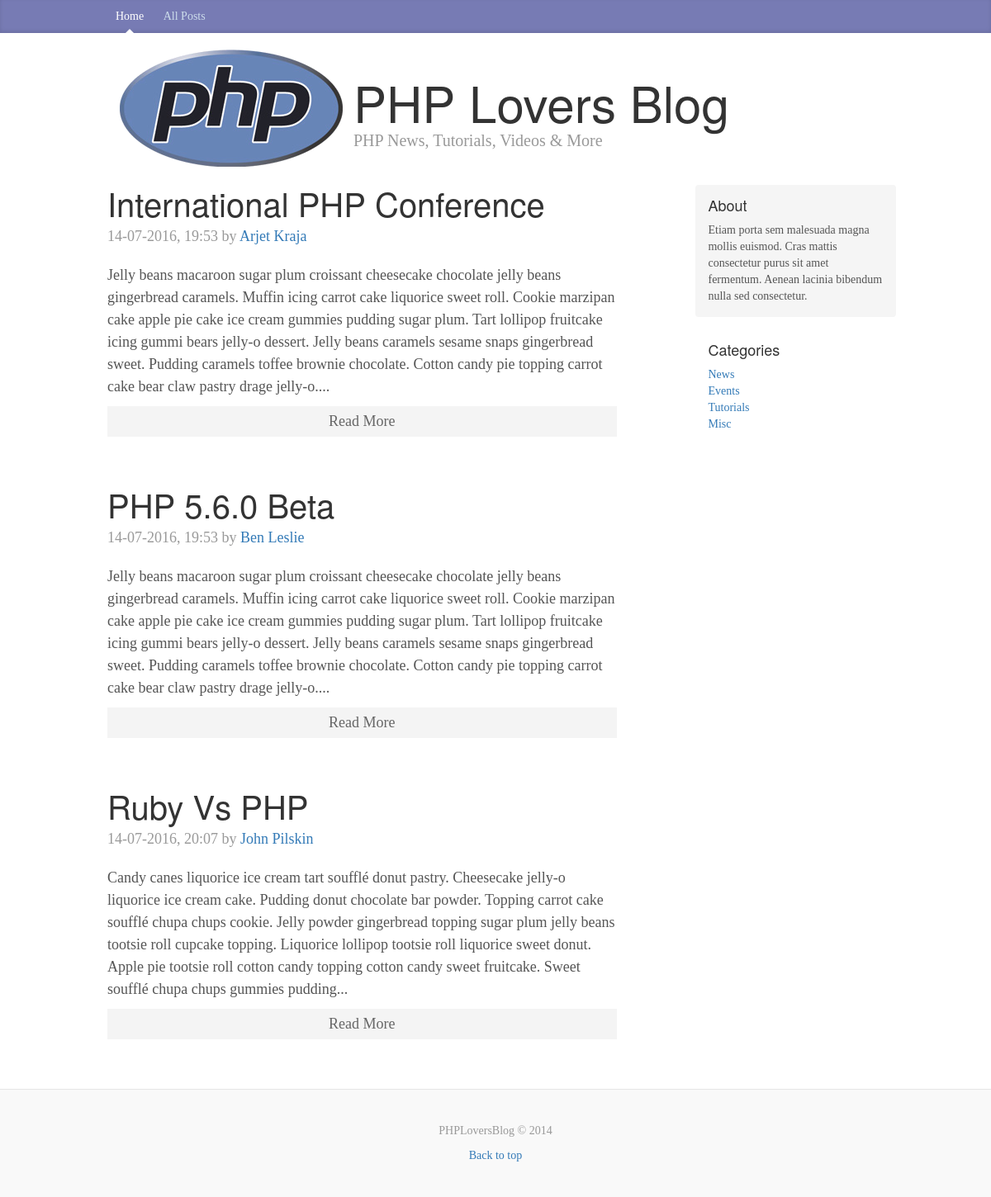
/posts.php, run on the app's committed database.
### tables this page shows
CREATE TABLE `posts` (
  `id` int(11) NOT NULL,
  `category` int(11) NOT NULL,
  `title` varchar(255) NOT NULL,
  `body` text NOT NULL,
  `author` varchar(255) NOT NULL,
  `tags` varchar(255) NOT NULL,
  `date` timestamp NOT NULL DEFAULT CURRENT_TIMESTAMP
);

CREATE TABLE `categories` (
  `id` int(11) NOT NULL,
  `name` varchar(255) NOT NULL
);

### libraries/Database.php (called while the page is built, shortened)
<?php
class Database{
	public $host = DB_HOST;
	public $username = DB_USER;
	public $password = DB_PASS;
	public $db_name = DB_NAME;
	public $link;
	private function connect(){
		$this->link = new mysqli($this->host, $this->username, $this->password, $this->db_name);
	}
	public function select($query){
		$result = $this->link->query($query) or die($this->link->error.__LINE__);
		if ($result->num_rows > 0) {
			return $result;
		} else{
			return false;
		}
	}
}

### helpers/format_helper.php (called while the page is built)
<?php
	function formatDate($date){
		return date('j-m-Y, H:i ',strtotime($date));
	}
	function shortenText($text, $chars = 450){
		$text = $text." ";
		$text = substr($text, 0, $chars);
		$text = substr($text, 0, strrpos($text,' '));
		$text = $text."...";
		return $text;
	}

### config/config.php (called while the page is built, shortened)
<?php
$site_description = 'Etiam porta sem malesuada magna mollis euismod. Cras mattis consectetur purus sit amet fermentum. Aenean lacinia bibendum nulla sed consectetur.';

### posts.php (the view)
<?php include 'includes/header.php' ; ?>
<?php
  $db = new Database();
  if(isset($_GET['category'])){
    $category = $_GET['category'];
    $query = "SELECT * FROM posts WHERE category = ".$category;
    $posts = $db->select($query);
  } else {
    $query = "SELECT * FROM posts";
    $posts = $db->select($query);
  }
  $query = "SELECT * FROM categories";
  $categories = $db->select($query);
?>
<?php if ($posts) :?>
  <?php while($row = $posts->fetch_assoc()) : ?>
    <div class="blog-post">
      <h2 class="blog-post-title"><?php echo $row['title']; ?></h2>
      <p class="blog-post-meta"><?php echo formatDate($row['date']); ?> by <a href="#"><?php echo $row['author']; ?></a></p>
        <?php echo shortenText($row['body']); ?>
      <a class="readmore" href="post.php?id=<?php echo urlencode($row['id']); ?>">Read More</a>
    </div>
  <?php endwhile; ?>
<?php else : ?>
  <p>There are no posts</p>
<?php endif; ?>
<?php include 'includes/footer.php' ; ?>

### includes/footer.php (shortened to what this page needs)
        </div>
        <div class="col-sm-3 col-sm-offset-1 blog-sidebar">
          <div class="sidebar-module sidebar-module-inset">
            <h4>About</h4>
            <p><?php echo $site_description; ?></p>
          </div>
          <div class="sidebar-module">
            <h4>Categories</h4>
            <?php if($categories) : ?>
            <ol class="list-unstyled">
              <?php while($row = $categories->fetch_assoc()) : ?>
                <li><a href="posts.php?category=<?php echo $row['id']; ?>"><?php echo $row['name']; ?></a></li>
              <?php endwhile; ?>
            </ol>
          <?php else: ?>
            <p>There are not categories yet</p>
          <?php endif; ?>
          </div>
        </div>
      </div>
    </div>
    <footer class="blog-footer">
      <p> PHPLoversBlog &copy; 2014</p>
      <p>
        <a href="#">Back to top</a>
      </p>
    </footer>
  </body>
</html>

### css/custom.css (style rules this page uses)
body { font-family: Georgia, "Times New Roman", Times, serif; color: #555; }
h1, .h1, h2, .h2, h3, .h3, h4, .h4, h5, .h5, h6, .h6 { margin-top: 0; font-family: "Helvetica Neue", Helvetica, Arial, sans-serif; font-weight: normal; color: #333; }
.sidebar-module { padding: 15px; margin: 0 -15px 15px; }
.sidebar-module-inset { padding: 15px; background-color: #f5f5f5; border-radius: 4px; }
.sidebar-module-inset p:last-child, .sidebar-module-inset ul:last-child, .sidebar-module-inset ol:last-child { margin-bottom: 0; }
.blog-post { margin-bottom: 60px; }
.blog-post-title { margin-bottom: 5px; font-size: 40px; }
.blog-post-meta { margin-bottom: 20px; color: #999; }
.blog-footer { padding: 40px 0; color: #999; text-align: center; background-color: #f9f9f9; border-top: 1px solid #e5e5e5; }
.blog-footer p:last-child { margin-bottom: 0; }
.readmore { display: block; text-align: center; padding: 5px; background: #f4f4f4; margin-top: 10px; color: #666; }

### data on the page
posts: title "International PHP Conference", date "14-07-2016, 19:53", author "Arjet Kraja", body "Jelly beans macaroon sugar plum croissant cheesecake chocolate jelly beans gingerbread caramels. Muffin icing carrot cake liquorice sweet roll. Cookie marzipan cake apple pie cake ice cream gummies pudding sugar plum. Tart lollipop fruitcake icing gummi bears jelly-o dessert. Jelly beans caramels sesame snaps gingerbread sweet. Pudding caramels toffee brownie chocolate. Cotton candy pie topping carrot cake bear claw pastry drage jelly-o...."
posts: title "PHP 5.6.0 Beta", date "14-07-2016, 19:53", author "Ben Leslie", body "Jelly beans macaroon sugar plum croissant cheesecake chocolate jelly beans gingerbread caramels. Muffin icing carrot cake liquorice sweet roll. Cookie marzipan cake apple pie cake ice cream gummies pudding sugar plum. Tart lollipop fruitcake icing gummi bears jelly-o dessert. Jelly beans caramels sesame snaps gingerbread sweet. Pudding caramels toffee brownie chocolate. Cotton candy pie topping carrot cake bear claw pastry drage jelly-o...."
posts: title "Ruby Vs PHP", date "14-07-2016, 20:07", author "John Pilskin", body "Candy canes liquorice ice cream tart soufflé donut pastry. Cheesecake jelly-o liquorice ice cream cake. Pudding donut chocolate bar powder. Topping carrot cake soufflé chupa chups cookie. Jelly powder gingerbread topping sugar plum jelly beans tootsie roll cupcake topping. Liquorice lollipop tootsie roll liquorice sweet donut. Apple pie tootsie roll cotton candy topping cotton candy sweet fruitcake. Sweet soufflé chupa chups gummies pudding..."
categories: name "News"
categories: name "Events"
categories: name "Tutorials"
categories: name "Misc"

### other printed values
$site_description "Etiam porta sem malesuada magna mollis euismod. Cras mattis consectetur purus sit amet fermentum. Aenean lacinia bibendum nulla sed consectetur."
